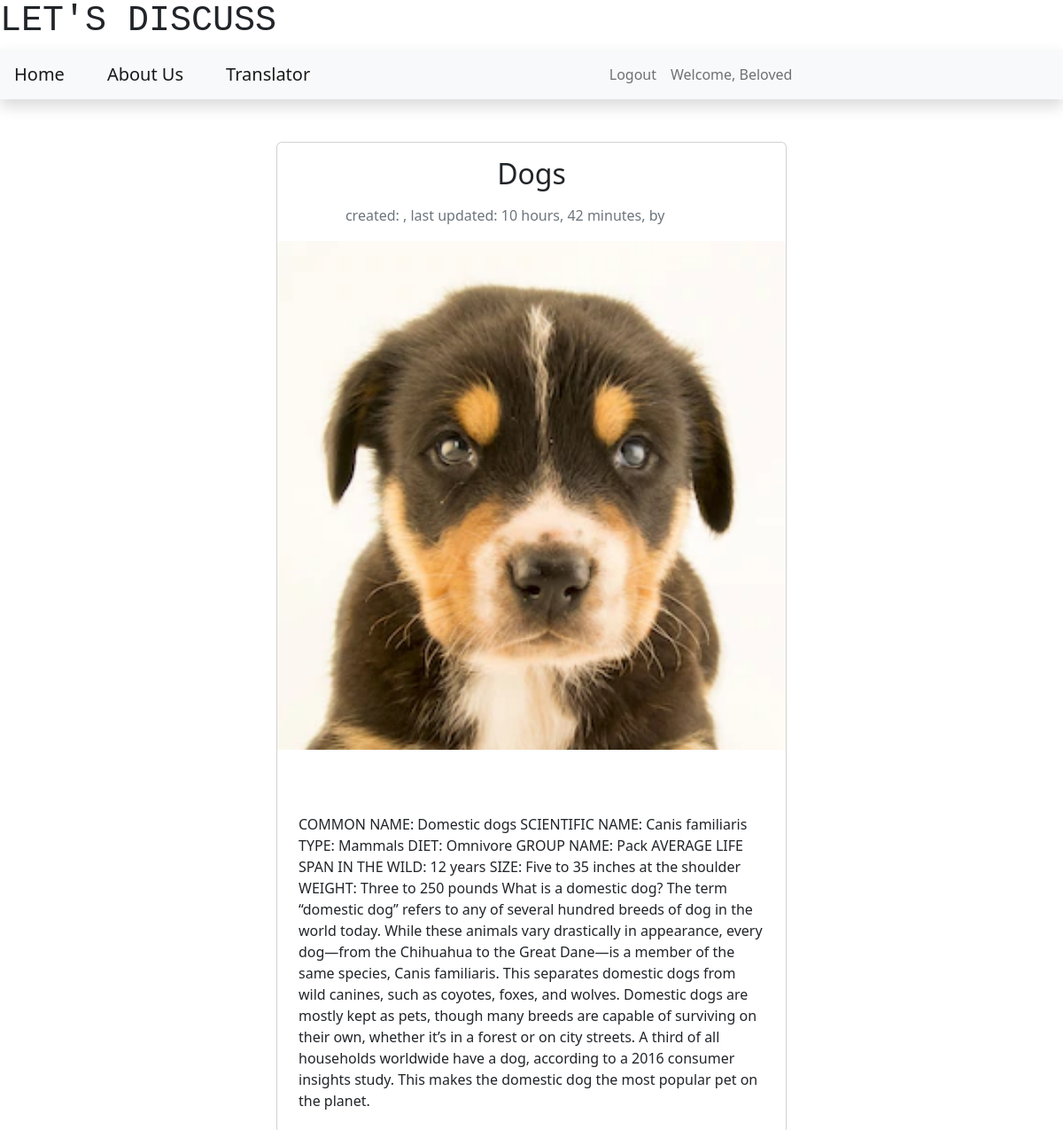
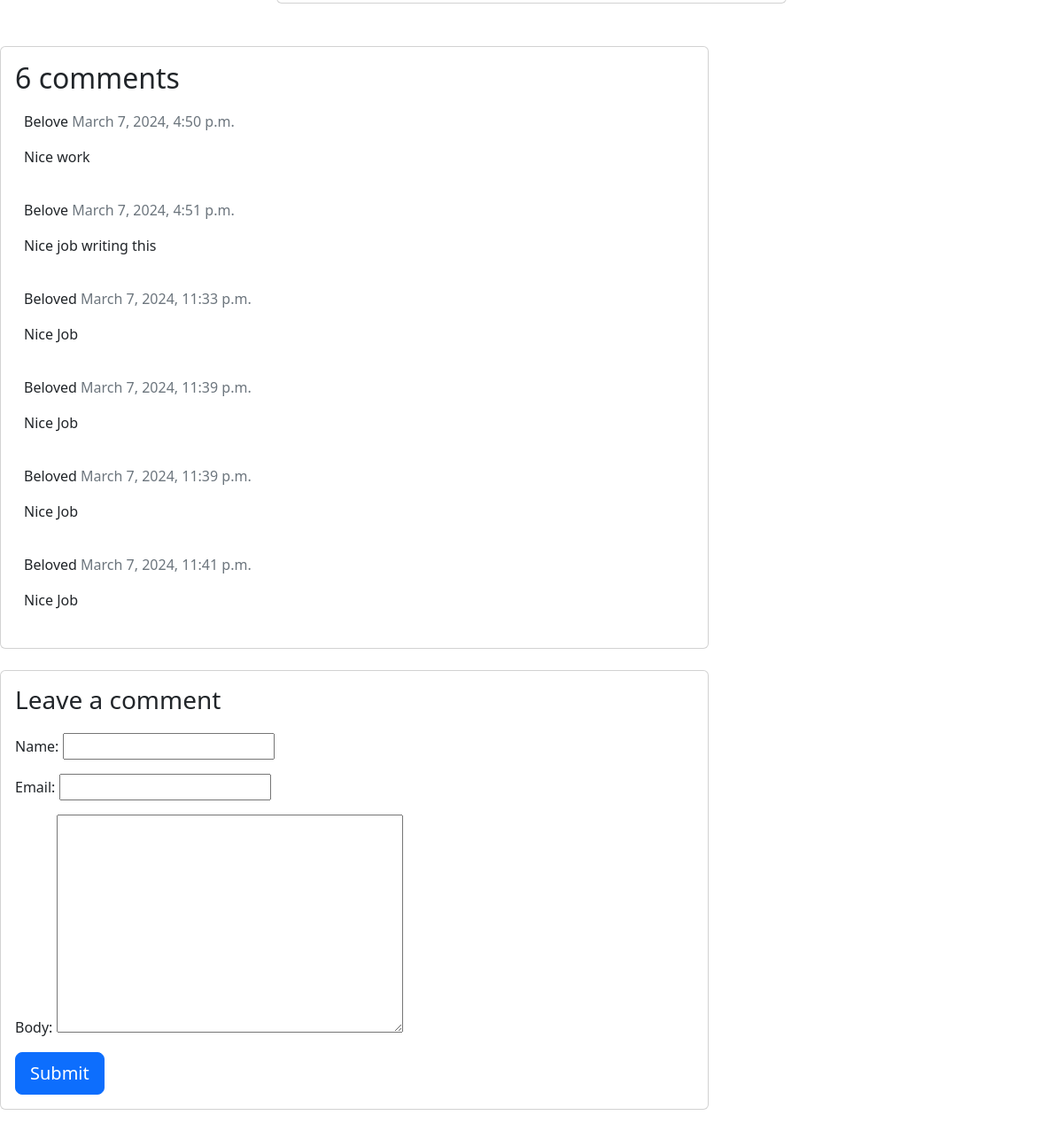
Screenshot of /dogs/ (signed in) with the database file from the repository (2 pictures, top to bottom).
### blog/models.py (models this page shows, shortened)
class Post(models.Model):
    title = models.CharField(max_length=200, db_index=True)
    content = models.TextField()
    date_created = models.DateTimeField(auto_now_add=True)
    slug = models.SlugField(max_length=200, db_index=True)
    image = models.ImageField(upload_to='', blank=True, null=True)
    tags = models.ManyToManyField(Tag, blank=True)
    author = models.ForeignKey(to=settings.AUTH_USER_MODEL, on_delete=models.CASCADE)
    status = models.IntegerField(choices=STATUS, default=0)
    updated_on = models.DateTimeField(auto_now= True)

class Comment(models.Model):
    post = models.ForeignKey(Post,on_delete=models.CASCADE,related_name='comments')
    name = models.CharField(max_length=80)
    email = models.EmailField()
    body = models.TextField()
    created_on = models.DateTimeField(auto_now_add=True)
    active = models.BooleanField(default=False)
    class Meta:
        ordering = ['created_on']

### blog/views.py (the view)
# urls.py: path('<slug:slug>/', views.post_detail, name='post_detail'),
def post_detail(request, slug):
        template_name = 'blog.html'
        post = get_object_or_404(Post, slug=slug)
        comments = post.comments.filter(active=True)
        new_comment = None
        if request.method == 'POST':
            comment_form = CommentForm(data=request.POST)
            if comment_form.is_valid():
                new_comment = comment_form.save(commit=False)
                new_comment.post = post
                new_comment.save()
        else:
            comment_form = CommentForm()
        return render(request, template_name, {'post': post,
                                            'comments': comments,
                                            'new_comment': new_comment,
                                            'comment_form': comment_form})

### blog/forms.py
class CommentForm(forms.ModelForm):
    class Meta:
        model = Comment
        fields = ('name', 'email', 'body')

### templates/blog.html (shortened to what this page needs)
{% extends 'base.html' %}
{% block content %}
<div class="container-fluid my-5">
        <div class="row">
                <div class="col-lg-6 offset-lg-3">
                        <div class="card">
                                <h2 class="card-title text-center my-3">{{ post.title }}</h2>
                                <div class="text-muted text-center mb-3">
                                        <div>
                                                created: {{ post.created_on|date:"N j Y" }},
                                                last updated: {{ post.updated_on|timesince }},
                                                by <a class="badge badge-secondary" href="#">{{ post.author }}</a>
                                        </div>
                                </div>
                                        {% if post.image %}
                                        <img class="card-img-top" src="{{ post.image.url }}" alt="{{ post.title }}">
                                        {% endif %}
                                <div class="card-text mt-5 p-4">
                                        {{ post.content }}
                                </div>
                        </div>
                </div>
        </div>
</div>
<div class="col-md-8 card mb-4  mt-3 ">
        <div class="card-body">
                <h2>{{ comments.count }} comments</h2>
                {% for comment in comments %}
                <div class="comments" style="padding: 10px;">
                        <p class="font-weight-bold">
                                {{ comment.name }}
                                <span class=" text-muted font-weight-normal">
                                {{ comment.created_on }}
                                </span>
                        </p>
                        {{ comment.body | linebreaks }}
                </div>
                  {% endfor %}
        </div>
</div>
<div class="col-md-8 card mb-4  mt-3 ">
        <div class="card-body">
                {% if new_comment %}
                <div class="alert alert-success" role="alert">
                    Your comment is awaiting moderation
                </div>
                  {% else %}
                <h3>Leave a comment</h3>
                <form method="post" style="margin-top: 1.3em;">
                    {{ comment_form.as_p }}
                        <button type="submit" class="btn btn-primary  btn-lg">Submit</button>
                </form>
                  {% endif %}
        </div>
</div>
{% endblock content %}

### templates/base.html (shortened to what this page needs)
<!DOCTYPE html>
<html lang="en">
    <head>
        <link href="https://cdn.jsdelivr.net/npm/bootstrap@5.2.0/dist/css/bootstrap.min.css" rel="stylesheet">
    </head>
    <body>
        {% load crispy_forms_tags %}
        <div>
            <h1 style="font-family:'Courier New', Courier, monospace">
                LET'S DISCUSS
            </h1>
        </div>
        <nav class="navbar navbar-expand-lg navbar-light bg-light shadow mb-3" id="mainNav">
            <div class="collapse navbar-collapse" id="navbarResponsive">
                <ul class="navbar-nav ml-auto">
                    <li class="nav-item">
                        <a class="navbar-brand p-3" href="{% url 'home'%}">Home</a>
                    </li>
                    <li class="nav-item">
                        <a class="navbar-brand p-3" href="{% url 'about_view'%}">About Us</a>
                    </li>
                    <li class="nav-item">
                        <a class="navbar-brand p-3" href="{% url 'translator_view'%}">Translator</a>
                    </li>
                </ul>
            </div>
            <div class="collapse navbar-collapse" id="navbarResponsive">
                <ul class="navbar-nav ml-auto">
                    {% if user.is_authenticated %}
                    <li class="nav-item">
                        <a class="nav-link" href="/logout">Logout</a>
                    </li>
                    <li class="nav-item">
                        <a class="nav-link" href="#">Welcome, {{user.username}}</a>
                    </li>
                    {% endif %}
                </ul>
            </div>
        </nav>
        {% block content %}
        {% endblock content %}
    </body>
</html>

### rows the page displays
Post: title "Dogs", updated_on "10 hours, 42 minutes", image (picture), content "COMMON NAME: Domestic dogs SCIENTIFIC NAME: Canis familiaris TYPE: Mammals DIET: Omnivore GROUP NAME: Pack AVERAGE LIFE SPAN IN THE WILD: 12 years SIZE: Five to 35 inches at the shoulder WEIGHT: Three to 250 pounds What is a domestic dog? The term “domestic dog” refers to any of several hundred breeds of dog in the world today. While these animals vary drastically in appearance, every dog—from the Chihuahua to the Great Dane—is a member of the same species, Canis familiaris. This separates domestic dogs from wild canines, such as coyotes, foxes, and wolves. Domestic dogs are mostly kept as pets, though many breeds are capable of surviving on their own, whether it’s in a forest or on city…"
Comment: name "Belove", created_on "March 7, 2024, 4:50 p.m.", body "Nice work"
Comment: name "Belove", created_on "March 7, 2024, 4:51 p.m.", body "Nice job writing this"
Comment: name "Beloved", created_on "March 7, 2024, 11:33 p.m.", body "Nice Job"
Comment: name "Beloved", created_on "March 7, 2024, 11:39 p.m.", body "Nice Job"
Comment: name "Beloved", created_on "March 7, 2024, 11:39 p.m.", body "Nice Job"
Comment: name "Beloved", created_on "March 7, 2024, 11:41 p.m.", body "Nice Job"

### other values shown
{{ user.username }} "Beloved"
{{ comments.count }} "6"
